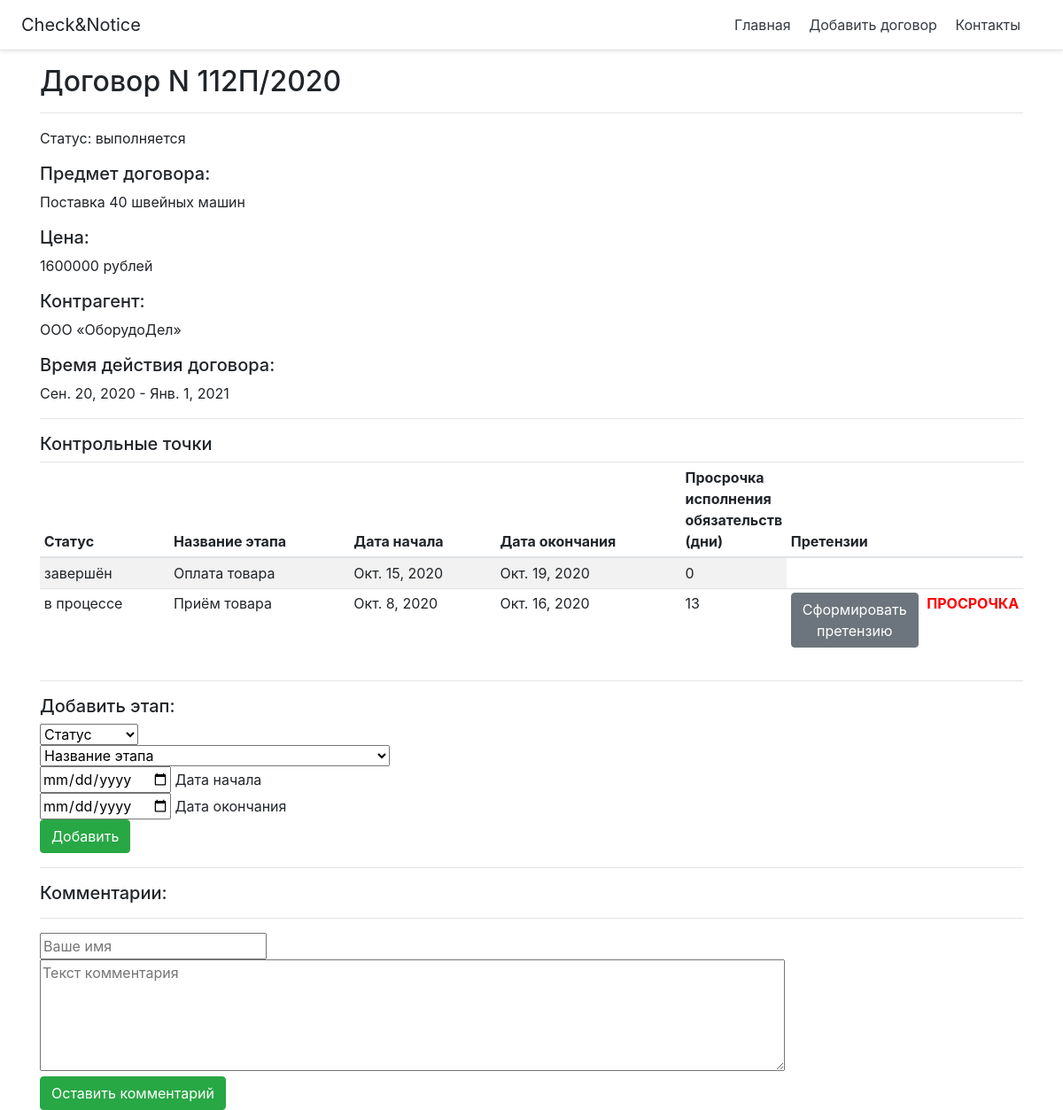
Page /2/ on the committed database.
### mainpage/models.py (models this page shows, shortened)
class Dogovor(models.Model):
    TYPE_CHOICES = [
        ('postavka', 'Договор поставки'),
        ('uslugi', 'Договор оказания юридических услуг'),
        ('perevoz', 'Договор перевозки груза автомобильным транспортом'),
        ('stroitelny', 'Договор строительного подряда')
    ]
    WHO_CHOICES = [
        ('zakazchik', 'Контролировать как заказчик'),
        ('ispolnitel', 'Контролировать как исполнитель')
    ]
    STATUS_CHOICES = [
        ('in_progress', 'Выполняется'),
        ('done', 'Выполнен')
    ]
    status = models.CharField(
        max_length=100,
        verbose_name='Статус',
        choices=STATUS_CHOICES,
        default='in_progress'
    )
    name = models.CharField('Наименование', max_length = 100)
    date_start = models.DateField('Дата создания')
    date_end = models.DateField('Дата окончания')
    predmet = models.CharField('Предмет', max_length = 100)
    price = models.DecimalField('Цена', max_digits = 9, decimal_places = 0)
    agent = models.CharField('Контрагент', max_length = 100)
    type = models.CharField(
        max_length=100,
        verbose_name='Тип договора',
        choices=TYPE_CHOICES,
        default='postavka'
    )
    who = models.CharField(
        max_length=100,
        verbose_name='Сторона контроля',
        choices=WHO_CHOICES,
        default='zakazchik'
    )
    class Meta:
        verbose_name = 'Договор'
        verbose_name_plural = 'Договоры'

class KT(models.Model):
    dogovor = models.ForeignKey(Dogovor, on_delete = models.CASCADE)
    kt_name = models.CharField('Название этапа', max_length = 100)
    kt_status = models.CharField('Статус этапа', max_length = 20)
    kt_start = models.DateField('Дата начала')
    kt_end = models.DateField('Дата окончания')
    prosrochka = models.PositiveIntegerField('Просрочка', default = 0)
    class Meta:
        verbose_name = 'Контрольная точка'
        verbose_name_plural = 'Контрольные точки'

### mainpage/views.py (the view)
# urls.py: path('<int:dogovor_id>/', views.detail, name='detail'),
def detail(request, dogovor_id):
    try:
        el = Dogovor.objects.get (id = dogovor_id)
    except:
        raise Http404("Договор не найден")
    comments = el.comment_set.order_by('id')
    kts = el.kt_set.order_by('id')
    for k in kts:
        d0 = datetime.now().date()
        d1 = k.kt_end
        delta = d0 - d1
        k.prosrochka = int(str(delta.days))
    return render(request, 'mainpage/detail.html', {'dogovor': el, 'comments': comments, 'kts': kts})

### mainpage/templates/mainpage/detail.html (shortened to what this page needs)
{% extends 'mainpage/base.html' %}
{% block content %}
    <h2>{{ dogovor.name }}</h2>
    <hr>
    {% if dogovor.status == 'in_progress' %}
      <p>Статус: выполняется</p>
    {% elif dogovor.status == 'done' %}
      <p>Статус: завершён</p>
    {% endif %}
    <h5>Предмет договора: </h5> <p>{{ dogovor.predmet }}</p>
    <h5>Цена: </h5> <p>{{ dogovor.price }} рублей</p>
    <h5>Контрагент: </h5> <p>{{ dogovor.agent }}</p>
    <h5>Время действия договора: </h5> <p>{{ dogovor.date_start }} - {{ dogovor.date_end }}</p>
    <hr>
    <h5>Контрольные точки </h5>
    <div class="table-responsive">
      <table class="table table-striped table-sm">
        <thead>
          <tr>
            <th>Статус</th>
            <th>Название этапа</th>
            <th>Дата начала</th>
            <th>Дата окончания</th>
            <th width="10%">Просрочка исполнения обязательств (дни)</th>
            <th width="10%">Претензии</th>
            <th width="10%"></th>
          </tr>
        </thead>
        <tbody>
          {% for k in kts %}
              <tr>
                <td>{{ k.kt_status }}</td>
                <td>{{ k.kt_name }}</td>
                <td>{{ k.kt_start }}</td>
                <td>{{ k.kt_end }}</td>
                {% if k.prosrochka > 0 and k.kt_status == 'в процессе'  %}
                    <td>{{ k.prosrochka }}</td>
                    <td>
                        <form action="{% url 'pretenzia' dogovor.id %}">
                            <button type="submit" class="btn btn-secondary">Сформировать претензию</button>
                        </form>
                    </td>
                    <th><font color="red">ПРОСРОЧКА</font></th>
                {% else %}
                    <td>0</td>
                {% endif %}
              </tr>
          {% endfor %}
        </tbody>
      </table>
    </div>
    <hr>
    <h5>Добавить этап:</h5>
    <form action="{% url 'new_kt' dogovor.id %}" method="POST">
        <select name="kt_status">
            <option selected="selected">Статус</option>
        </select><br>
        {% if dogovor.type == 'postavka' %}
            {% if dogovor.who == 'zakazchik' %}
            <select name="kt_name">
                <option selected="selected">Название этапа</option>
            </select><br>
            {% endif %}
        {% endif %}
        <input type="date" required placeholder="Дата начала" name="kt_start" value="">  Дата начала<br>
        <input type="date" required placeholder="Дата окончания" name="kt_end" value="">  Дата окончания<br>
        <button type="submit" class="btn btn-success">Добавить</button>
    </form>
    <hr>
    <h5>Комментарии: </h5>
    <hr>
    <form action="{% url 'leave_comment' dogovor.id %}" method="POST">
        <input type="text" required placeholder="Ваше имя" name="author" value=""><br>
        <textarea name="comment_text" placeholder="Текст комментария" rows="5" cols="80"></textarea><br>
        <button type="submit" class="btn btn-success">Оставить комментарий</button>
    </form>
{% endblock %}

### mainpage/templates/mainpage/base.html (shortened to what this page needs)
<!DOCTYPE html>
<html lang="ru" dir="ltr">
  <head>
    <link rel="stylesheet" href="https://stackpath.bootstrapcdn.com/bootstrap/4.5.2/css/bootstrap.min.css">
  </head>
  <body>
    <div class="d-flex flex-column flex-md-row align-items-center p-3 px-md-4 mb-3 bg-white border-bottom shadow-sm">
      <h5 class="my-0 mr-md-auto font-weight-normal">Check&Notice</h5>
      <nav class="my-2 my-md-0 mr-md-3">
        <a class="p-2 text-dark" href="{% url 'home' %}">Главная</a>
        <a class="p-2 text-dark" href="{% url 'add' %}">Добавить договор</a>
        <a class="p-2 text-dark" href="{% url 'contacts' %}">Контакты</a>
      </nav>
    </div>
    <div class="container">
      {% block content %}{% endblock %}
    </div>
  </body>
</html>

### rows in the picture
Dogovor: name "Договор N 112П/2020", predmet "Поставка 40 швейных машин", price "1600000", agent "ООО «ОборудоДел»", date_start "Сен. 20, 2020", date_end "Янв. 1, 2021"
KT: kt_status "завершён", kt_name "Оплата товара", kt_start "Окт. 15, 2020", kt_end "Окт. 19, 2020", prosrochka "0"
KT: kt_status "в процессе", kt_name "Приём товара", kt_start "Окт. 8, 2020", kt_end "Окт. 16, 2020", prosrochka "13"
